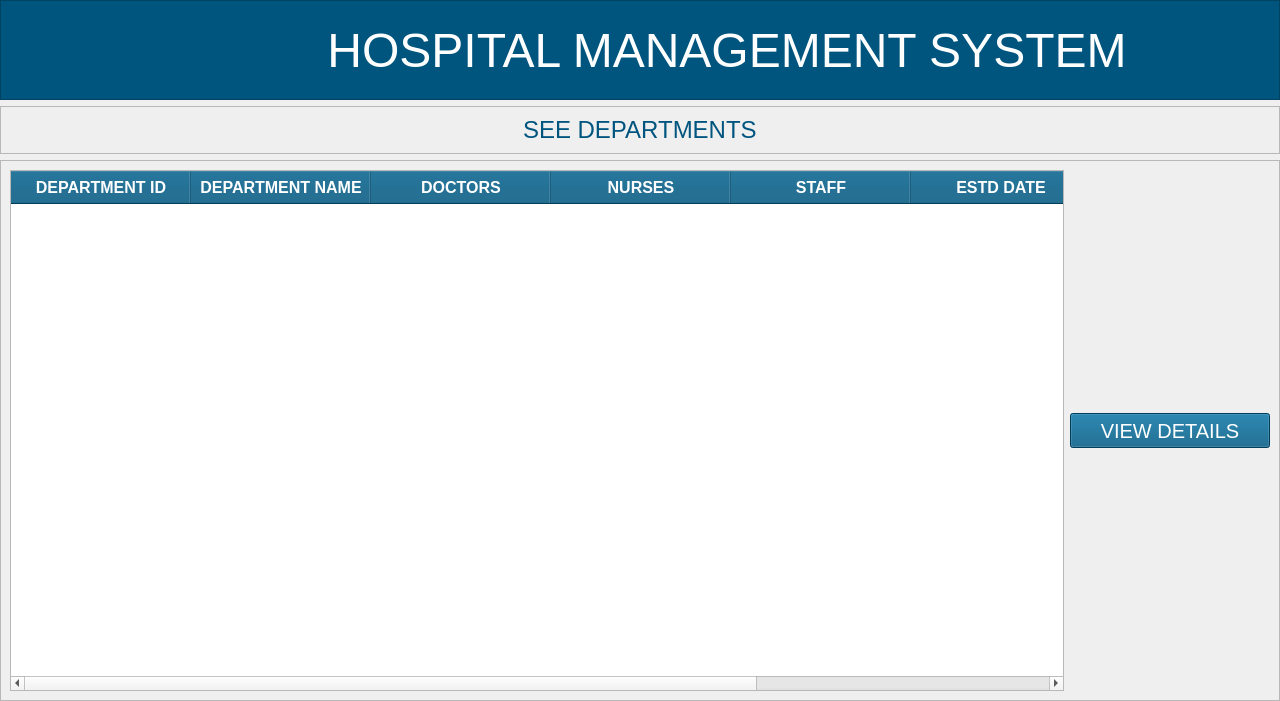
<?xml version="1.0" encoding="UTF-8"?>
<ui version="4.0">
 <class>MainWindow</class>
 <widget class="QMainWindow" name="MainWindow">
  <property name="geometry">
   <rect>
    <x>0</x>
    <y>0</y>
    <width>1280</width>
    <height>701</height>
   </rect>
  </property>
  <property name="windowTitle">
   <string>MainWindow</string>
  </property>
  <widget class="QWidget" name="centralwidget">
   <layout class="QVBoxLayout" name="verticalLayout_2">
    <property name="leftMargin">
     <number>0</number>
    </property>
    <property name="topMargin">
     <number>0</number>
    </property>
    <property name="rightMargin">
     <number>0</number>
    </property>
    <property name="bottomMargin">
     <number>0</number>
    </property>
    <item>
     <widget class="QFrame" name="header_frame">
      <property name="sizePolicy">
       <sizepolicy hsizetype="Preferred" vsizetype="Preferred">
        <horstretch>0</horstretch>
        <verstretch>0</verstretch>
       </sizepolicy>
      </property>
      <property name="minimumSize">
       <size>
        <width>1280</width>
        <height>100</height>
       </size>
      </property>
      <property name="maximumSize">
       <size>
        <width>16777215</width>
        <height>100</height>
       </size>
      </property>
      <property name="styleSheet">
       <string notr="true">background-color:rgb(0, 85, 127);</string>
      </property>
      <property name="frameShape">
       <enum>QFrame::StyledPanel</enum>
      </property>
      <property name="frameShadow">
       <enum>QFrame::Raised</enum>
      </property>
      <layout class="QHBoxLayout" name="horizontalLayout">
       <property name="sizeConstraint">
        <enum>QLayout::SetDefaultConstraint</enum>
       </property>
       <property name="leftMargin">
        <number>0</number>
       </property>
       <property name="topMargin">
        <number>0</number>
       </property>
       <property name="rightMargin">
        <number>0</number>
       </property>
       <property name="bottomMargin">
        <number>0</number>
       </property>
       <item>
        <widget class="QFrame" name="logo_frame">
         <property name="minimumSize">
          <size>
           <width>80</width>
           <height>50</height>
          </size>
         </property>
         <property name="maximumSize">
          <size>
           <width>100</width>
           <height>16777215</height>
          </size>
         </property>
         <property name="styleSheet">
          <string notr="true">background-color:transparent;
margin-top:6px;
margin-bottom:0px;</string>
         </property>
         <property name="frameShape">
          <enum>QFrame::StyledPanel</enum>
         </property>
         <property name="frameShadow">
          <enum>QFrame::Raised</enum>
         </property>
         <widget class="QLabel" name="backBtn">
          <property name="geometry">
           <rect>
            <x>20</x>
            <y>10</y>
            <width>61</width>
            <height>71</height>
           </rect>
          </property>
          <property name="cursor">
           <cursorShape>PointingHandCursor</cursorShape>
          </property>
          <property name="styleSheet">
           <string notr="true"/>
          </property>
          <property name="text">
           <string/>
          </property>
          <property name="pixmap">
           <pixmap resource="../../assets/resources.qrc">:/reosurces_logo/back-svgrepo-com.svg</pixmap>
          </property>
          <property name="scaledContents">
           <bool>true</bool>
          </property>
          <property name="alignment">
           <set>Qt::AlignCenter</set>
          </property>
         </widget>
        </widget>
       </item>
       <item>
        <widget class="QFrame" name="title_frame">
         <property name="minimumSize">
          <size>
           <width>1280</width>
           <height>0</height>
          </size>
         </property>
         <property name="font">
          <font>
           <pointsize>42</pointsize>
          </font>
         </property>
         <property name="styleSheet">
          <string notr="true">background-color:transparent;</string>
         </property>
         <property name="frameShape">
          <enum>QFrame::StyledPanel</enum>
         </property>
         <property name="frameShadow">
          <enum>QFrame::Raised</enum>
         </property>
         <layout class="QVBoxLayout" name="verticalLayout">
          <item alignment="Qt::AlignHCenter">
           <widget class="QLabel" name="title_label">
            <property name="minimumSize">
             <size>
              <width>800</width>
              <height>0</height>
             </size>
            </property>
            <property name="font">
             <font>
              <pointsize>36</pointsize>
             </font>
            </property>
            <property name="styleSheet">
             <string notr="true">color:#fff;</string>
            </property>
            <property name="text">
             <string>HOSPITAL MANAGEMENT SYSTEM</string>
            </property>
            <property name="alignment">
             <set>Qt::AlignCenter</set>
            </property>
           </widget>
          </item>
         </layout>
        </widget>
       </item>
      </layout>
     </widget>
    </item>
    <item>
     <widget class="QFrame" name="frame_15">
      <property name="maximumSize">
       <size>
        <width>16777215</width>
        <height>80</height>
       </size>
      </property>
      <property name="frameShape">
       <enum>QFrame::StyledPanel</enum>
      </property>
      <property name="frameShadow">
       <enum>QFrame::Raised</enum>
      </property>
      <layout class="QVBoxLayout" name="verticalLayout_22">
       <item alignment="Qt::AlignHCenter">
        <widget class="QLabel" name="label_19">
         <property name="font">
          <font>
           <pointsize>18</pointsize>
          </font>
         </property>
         <property name="styleSheet">
          <string notr="true">color:rgb(0, 85, 127);</string>
         </property>
         <property name="text">
          <string>SEE DEPARTMENTS</string>
         </property>
        </widget>
       </item>
      </layout>
     </widget>
    </item>
    <item>
     <widget class="QFrame" name="frame">
      <property name="frameShape">
       <enum>QFrame::StyledPanel</enum>
      </property>
      <property name="frameShadow">
       <enum>QFrame::Raised</enum>
      </property>
      <layout class="QGridLayout" name="gridLayout_3">
       <item row="0" column="0">
        <widget class="QTableWidget" name="tableDepts">
         <property name="minimumSize">
          <size>
           <width>0</width>
           <height>0</height>
          </size>
         </property>
         <property name="font">
          <font>
           <pointsize>12</pointsize>
          </font>
         </property>
         <property name="cursor" stdset="0">
          <cursorShape>PointingHandCursor</cursorShape>
         </property>
         <property name="styleSheet">
          <string notr="true">QHeaderView::section {
                background-color: #00557d;
                color: white;
                font-weight: bold;
padding:5px;
            }</string>
         </property>
         <property name="editTriggers">
          <set>QAbstractItemView::NoEditTriggers</set>
         </property>
         <property name="selectionMode">
          <enum>QAbstractItemView::SingleSelection</enum>
         </property>
         <property name="selectionBehavior">
          <enum>QAbstractItemView::SelectRows</enum>
         </property>
         <property name="showGrid">
          <bool>true</bool>
         </property>
         <property name="sortingEnabled">
          <bool>true</bool>
         </property>
         <property name="wordWrap">
          <bool>false</bool>
         </property>
         <attribute name="horizontalHeaderCascadingSectionResizes">
          <bool>true</bool>
         </attribute>
         <attribute name="horizontalHeaderDefaultSectionSize">
          <number>180</number>
         </attribute>
         <attribute name="verticalHeaderDefaultSectionSize">
          <number>45</number>
         </attribute>
         <column>
          <property name="text">
           <string>DEPARTMENT ID</string>
          </property>
          <property name="background">
           <color>
            <red>0</red>
            <green>85</green>
            <blue>125</blue>
           </color>
          </property>
         </column>
         <column>
          <property name="text">
           <string>DEPARTMENT NAME</string>
          </property>
         </column>
         <column>
          <property name="text">
           <string>DOCTORS</string>
          </property>
         </column>
         <column>
          <property name="text">
           <string>NURSES</string>
          </property>
         </column>
         <column>
          <property name="text">
           <string>STAFF</string>
          </property>
         </column>
         <column>
          <property name="text">
           <string>ESTD DATE</string>
          </property>
         </column>
         <column>
          <property name="text">
           <string>STATUS</string>
          </property>
         </column>
        </widget>
       </item>
       <item row="0" column="1">
        <widget class="QPushButton" name="viewDeptDetBtn">
         <property name="minimumSize">
          <size>
           <width>200</width>
           <height>35</height>
          </size>
         </property>
         <property name="font">
          <font>
           <pointsize>15</pointsize>
          </font>
         </property>
         <property name="cursor">
          <cursorShape>PointingHandCursor</cursorShape>
         </property>
         <property name="styleSheet">
          <string notr="true">background-color:rgb(0, 85, 127);
COLOR:WHITE;
BORDER-RADIUS:5PX</string>
         </property>
         <property name="text">
          <string>VIEW DETAILS</string>
         </property>
        </widget>
       </item>
      </layout>
     </widget>
    </item>
   </layout>
  </widget>
 </widget>
 <resources>
  <include location="../../assets/resources.qrc"/>
 </resources>
 <connections/>
</ui>
